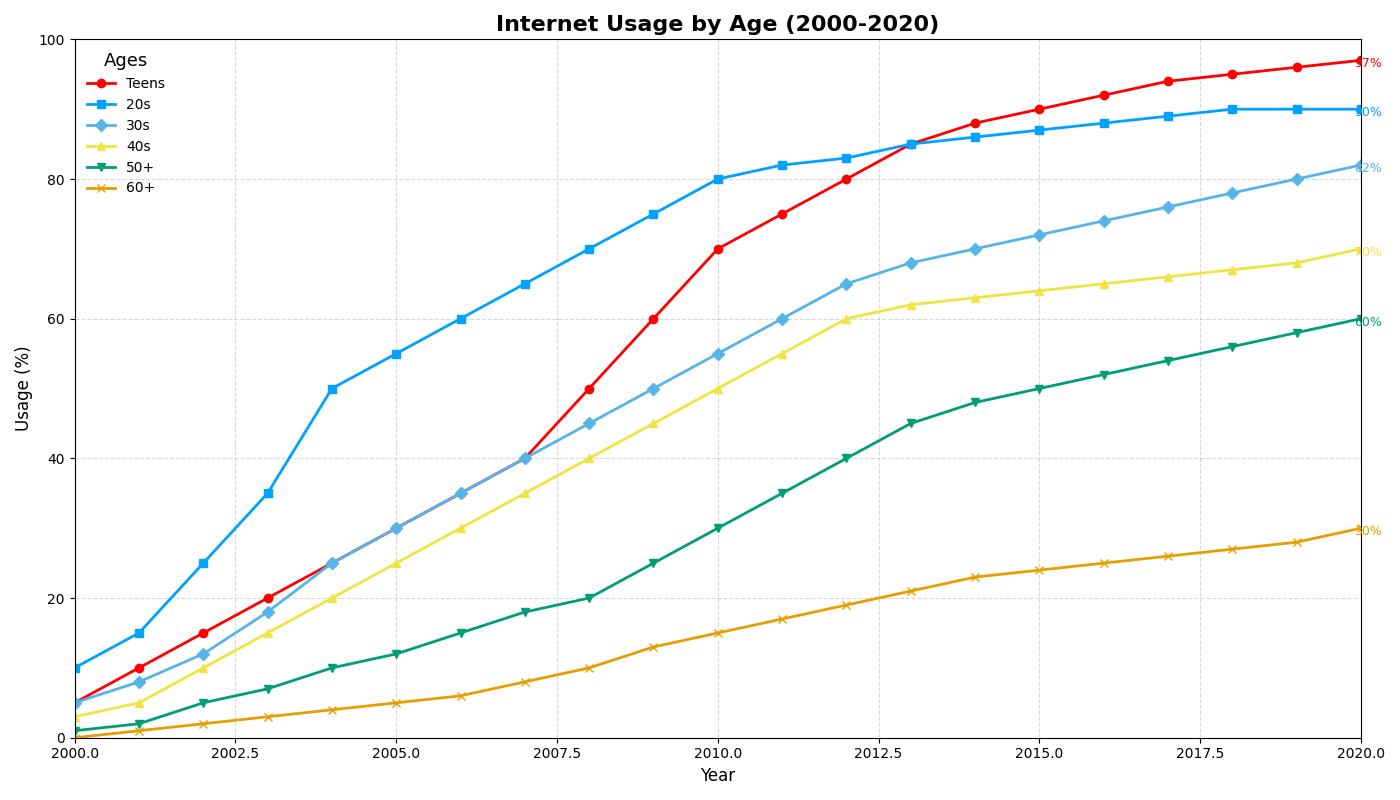

Generate this figure with Python:
import matplotlib.pyplot as plt
import numpy as np

# Define data
years = np.arange(2000, 2021)
age_groups = ["Teens", "20s", "30s", "40s", "50+", "60+"]

# Internet usage percentages for each age group over time
teens = [5, 10, 15, 20, 25, 30, 35, 40, 50, 60, 70, 75, 80, 85, 88, 90, 92, 94, 95, 96, 97]
twenties = [10, 15, 25, 35, 50, 55, 60, 65, 70, 75, 80, 82, 83, 85, 86, 87, 88, 89, 90, 90, 90]
thirties = [5, 8, 12, 18, 25, 30, 35, 40, 45, 50, 55, 60, 65, 68, 70, 72, 74, 76, 78, 80, 82]
forties = [3, 5, 10, 15, 20, 25, 30, 35, 40, 45, 50, 55, 60, 62, 63, 64, 65, 66, 67, 68, 70]
fifties_plus = [1, 2, 5, 7, 10, 12, 15, 18, 20, 25, 30, 35, 40, 45, 48, 50, 52, 54, 56, 58, 60]
seniors = [0, 1, 2, 3, 4, 5, 6, 8, 10, 13, 15, 17, 19, 21, 23, 24, 25, 26, 27, 28, 30]

# Plotting
fig, ax = plt.subplots(figsize=(14, 8))

# Define colors and markers for the lines
colors = ['#FF0000', '#00A2FF', '#56B4E9', '#F0E442', '#009E73', '#E69F00']
markers = ['o', 's', 'D', '^', 'v', 'x']

# Plot the data
for data, name, color, marker in zip([teens, twenties, thirties, forties, fifties_plus, seniors], age_groups, colors, markers):
    ax.plot(years, data, label=name, color=color, marker=marker, linewidth=2, linestyle='-')
    ax.annotate(f'{data[-1]}%', xy=(years[-1], data[-1]), xytext=(5, -5), textcoords='offset points', ha='center', fontsize=9, color=color)

# Title and axis labels
ax.set_title('Internet Usage by Age (2000-2020)', fontsize=16, fontweight='bold')
ax.set_xlabel('Year', fontsize=12)
ax.set_ylabel('Usage (%)', fontsize=12)

# Add legend
ax.legend(title='Ages', title_fontsize='13', loc='upper left', frameon=False)

# Add gridlines
ax.grid(True, linestyle='--', which='major', color='grey', alpha=0.3)

# Set limits for better visualization
ax.set_xlim(2000, 2020)
ax.set_ylim(0, 100)

# Automatically adjust layout
plt.tight_layout()

# Display the plot
plt.show()
